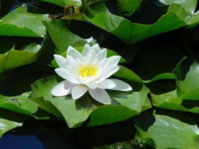
#> input picture Assignment 01-20251025/visual_attention_ds.png, 199 x 149 px, found by its file name
$ jupyter execute --allow-errors cv2_md.ipynb
#> lines starting #> are read from the running program, lines starting #| are printed output that depends on the picture
# Computer Vision 1: Assignment 1

Task 2

Group Number 43

Marek Drwal

## setup

[cell 1]
import imageio
import numpy as np
import skimage as ski
import matplotlib.pyplot as plt

## read

[cell 2]
img_pth = 'visual_attention_ds.png'

[cell 3]
img = ski.io.imread(img_pth)
#> img is the input picture: shape (149, 199, 4); mean R, G, B, A 56.1, 80.7, 42, 255

[cell 4]
plt.imshow(img)

## convert

[cell 5]
img = ski.color.rgba2rgb(img)
#> img: shape (149, 199, 3) float64

[cell 6]
plt.imshow(img)

[cell 7]
img = ski.color.rgb2gray(img)
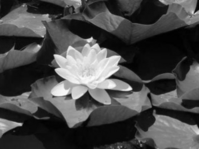
#> img: shape (149, 199) float64; min 0.000848, max 0.987, mean 0.285

[cell 8]
plt.imshow(img)

## conv 2

[cell 9]
img = ski.io.imread(img_pth)

[cell 10]
plt.imshow(img)

[cell 11]
img2 = ski.color.rgba2rgb(img)

[cell 12]
plt.imshow(img2)

[cell 13]
img3 = ski.color.rgb2gray(img2)

[cell 14]
plt.imshow(img3, cmap=plt.cm.gray)

## integral img

[cell 15]
ii = ski.transform.integral_image(img3)
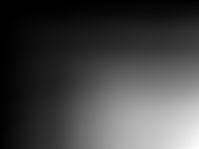
#> ii: shape (149, 199) float64; min 0.107, max 8455.8, mean 2264.5; drawn with min black and max white
ii

[cell 16]
ii.shape
#> Out = (149, 199)

[cell 17]
img3.shape
#> Out = (149, 199)

[cell 18]
c_dims = (11,11)
s_dims = (21,21)

[cell 19]
c_size = 11
s_size = 21

[cell 20]
s = np.zeros_like(img3)
c = np.zeros_like(img3)

[cell 21]
s = c = 0

[cell 22]
sc_img = np.zeros_like(img3)

[cell 23]
y_dim, x_dim = img3.shape
#> y_dim = 149; x_dim = 199

[cell 24]
for y in range(y_dim):
    for x in range(x_dim):
        st = (max(y-s_size, 0), max(x-s_size, 0))
        en = (min(y+s_size, y_dim-1), min(x+s_size, x_dim-1))
        s = ski.transform.integrate(ii, st, en)[0]

        st = (max(y-c_size, 0), max(x-c_size, 0))
        en = (min(y+c_size, y_dim-1), min(x+c_size, x_dim-1))
        c = ski.transform.integrate(ii, st, en)[0]

        sc_img[y][x] = s-c
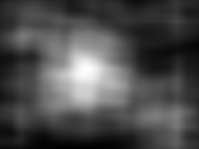
#> sc_img: shape (149, 199) float64; min 25.12, max 1043.4, mean 331.9; drawn with min black and max white

[cell 25]
plt.imshow(sc_img, cmap=plt.cm.gray)

## integration 2

[cell 26]
sc_img = np.zeros_like(img3)

[cell 27]
for y in range(y_dim):
    for x in range(x_dim):
        if x-s_size >= 0 and x+s_size < x_dim and y-s_size >= 0 and y+s_size < y_dim:
            st = (y-s_size, x-s_size)
            en = (y+s_size, x+s_size)
            s = ski.transform.integrate(ii, st, en)[0]

            st = (y-c_size, x-c_size)
            en = (y+c_size, x+c_size)
            c = ski.transform.integrate(ii, st, en)[0]

            sc_img[y][x] = s-c
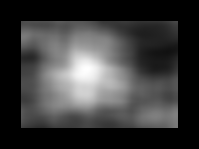
#> sc_img: shape (149, 199) float64; min 0, max 1043.4, mean 243.6; drawn with min black and max white
        # else:
        #     sc_img[y][x] = img3[y][x]

[cell 28]
plt.imshow(sc_img, cmap=plt.cm.gray)

## integration 3

[cell 29]
sc_img = np.zeros_like(img3)

#> (a cell that did not finish here is left out)

[cell 31]
plt.imshow(sc_img, cmap=plt.cm.gray)
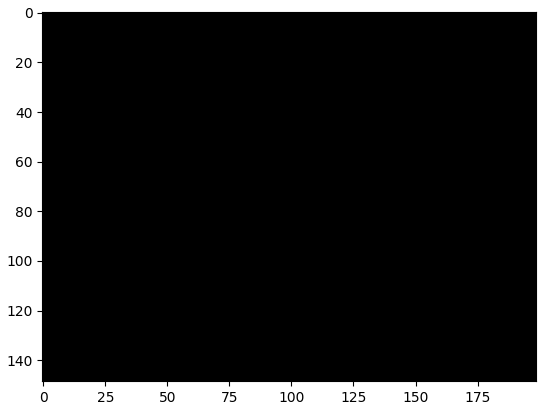
#> figure drawn by matplotlib, 1 panel

## int4

[cell 32]
ii = ski.transform.integral_image(img3)
ii

[cell 33]
ii.shape
#> Out = (149, 199)

[cell 34]
img3.shape
#> Out = (149, 199)
